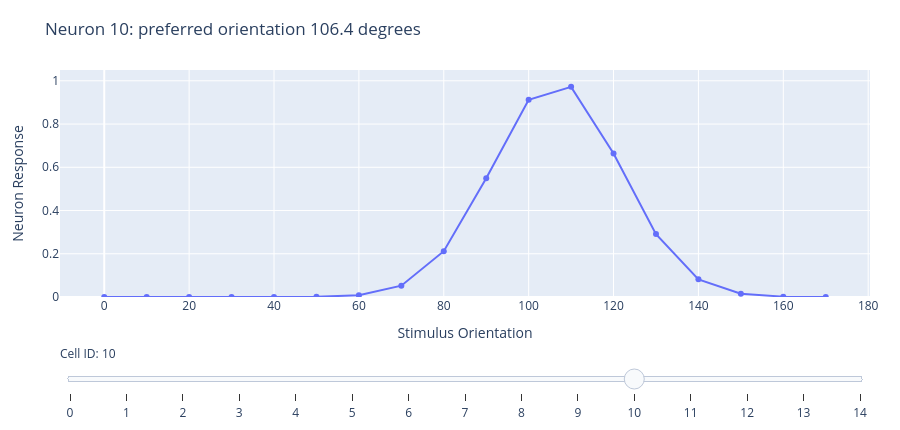

Write notebook code for a chart like this one.
### Markdown cell above
<!-- ```{figure} ../assets/tuningpop_heatmap.png
:width: 620px
:align: center
``` -->
Above is a population response heatmap. There should be 15 rows, one for each neuron, and 18 columns, one for each stimulus orientation. The color tells us how strongly each neuron responds to each orientation.

Now look at one neuron at a time. A single-cell tuning curve is a horizontal slice through the heat map above. Use the slider in the next figure to choose a different neuron. Watch how the peak of the curve shifts as you move across cells with different preferred orientations.

### Code cell
# plot the horizontal slice with a Plotly slider
single_cell_fig = go.Figure()

for cell_id in range(num_cells):
    single_cell_fig.add_trace(
        go.Scatter(
            x=ori_vals,
            y=df.iloc[cell_id].values,
            mode='lines+markers',
            name=f'Cell {cell_id}',
            visible=(cell_id == 10),
            hovertemplate='Orientation: %{x}<br>Response: %{y:.3f}<extra></extra>',
        )
    )

single_cell_steps = []
for cell_id in range(num_cells):
    single_cell_steps.append(
        dict(
            method='update',
            label=str(cell_id),
            args=[
                {'visible': [i == cell_id for i in range(num_cells)]},
                {'title': f'Neuron {cell_id}: preferred orientation {ori_pref_list[cell_id]:.1f} degrees'},
            ],
        )
    )

single_cell_fig.update_layout(
    title=f'Neuron 10: preferred orientation {ori_pref_list[10]:.1f} degrees',
    xaxis_title='Stimulus Orientation',
    yaxis_title='Neuron Response',
    yaxis=dict(range=[0, 1.05]),
    height=430,
    margin=dict(l=60, r=30, t=70, b=70),
    showlegend=False,
    sliders=[
        dict(
            active=10,
            currentvalue={'prefix': 'Cell ID: '},
            pad={'t': 45},
            steps=single_cell_steps,
        )
    ],
)

single_cell_fig

### Figure 1 — Plotly figure (JSON) as saved in the notebook; plotly's stock layout.template omitted (floating-point values rounded to 4 significant figures)
{"data": [{"hovertemplate": "Orientation: %{x}<br>Response: %{y:.3f}<extra></extra>", "mode": "lines+markers", "name": "Cell 0", "type": "scatter", "visible": false, "x": [0, 10, 20, 30, 40, 50, 60, 70, 80, 90, 100, 110, 120, 130, 140, 150, 160, 170], "y": [1.0, 0.8007, 0.4111, 0.1353, 0.02857, 0.003866, 0.0003355, 1.866e-05, 6.658e-07, 1.523e-08, 6.658e-07, 1.866e-05, 0.0003355, 0.003866, 0.02857, 0.1353, 0.4111, 0.8007]}, {"hovertemplate": "Orientation: %{x}<br>Response: %{y:.3f}<extra></extra>", "mode": "lines+markers", "name": "Cell 1", "type": "scatter", "visible": false, "x": [0, 10, 20, 30, 40, 50, 60, 70, 80, 90, 100, 110, 120, 130, 140, 150, 160, 170], "y": [0.7775, 0.9991, 0.8232, 0.4349, 0.1473, 0.03199, 0.004455, 0.0003978, 2.278e-05, 8.361e-07, 1.968e-08, 5.293e-07, 1.527e-05, 0.0002824, 0.003348, 0.02546, 0.1241, 0.3879]}, {"hovertemplate": "Orientation: %{x}<br>Response: %{y:.3f}<extra></extra>", "mode": "lines+markers", "name": "Cell 2", "type": "scatter", "visible": false, "x": [0, 10, 20, 30, 40, 50, 60, 70, 80, 90, 100, 110, 120, 130, 140, 150, 160, 170], "y": [0.3654, 0.7535, 0.9963, 0.8447, 0.4592, 0.1601, 0.03577, 0.005126, 0.0004709, 2.774e-05, 1.048e-06, 2.538e-08, 4.2e-07, 1.247e-05, 0.0002372, 0.002894, 0.02265, 0.1136]}, {"hovertemplate": "Orientation: %{x}<br>Response: %{y:.3f}<extra></extra>", "mode": "lines+markers", "name": "Cell 3", "type": "scatter", "visible": false, "x": [0, 10, 20, 30, 40, 50, 60, 70, 80, 90, 100, 110, 120, 130, 140, 150, 160, 170], "y": [0.1038, 0.3435, 0.7289, 0.9918, 0.8652, 0.484, 0.1736, 0.03992, 0.005886, 0.0005564, 3.373e-05, 1.311e-06, 3.267e-08, 3.326e-07, 1.016e-05, 0.0001989, 0.002498, 0.02011]}, {"hovertemplate": "Orientation: %{x}<br>Response: %{y:.3f}<extra></extra>", "mode": "lines+markers", "name": "Cell 4", "type": "scatter", "visible": false, "x": [0, 10, 20, 30, 40, 50, 60, 70, 80, 90, 100, 110, 120, 130, 140, 150, 160, 170], "y": [0.01782, 0.09465, 0.3223, 0.7038, 0.9854, 0.8846, 0.5092, 0.1879, 0.04446, 0.006746, 0.0006562, 4.093e-05, 1.637e-06, 4.198e-08, 2.63e-07, 8.264e-06, 0.0001665, 0.002151]}, {"hovertemplate": "Orientation: %{x}<br>Response: %{y:.3f}<extra></extra>", "mode": "lines+markers", "name": "Cell 5", "type": "scatter", "visible": false, "x": [0, 10, 20, 30, 40, 50, 60, 70, 80, 90, 100, 110, 120, 130, 140, 150, 160, 170], "y": [0.00185, 0.01577, 0.08616, 0.3019, 0.6784, 0.9773, 0.9027, 0.5347, 0.203, 0.04944, 0.007718, 0.0007725, 4.958e-05, 2.04e-06, 5.384e-08, 2.075e-07, 6.71e-06, 0.0001391]}, {"hovertemplate": "Orientation: %{x}<br>Response: %{y:.3f}<extra></extra>", "mode": "lines+markers", "name": "Cell 6", "type": "scatter", "visible": false, "x": [0, 10, 20, 30, 40, 50, 60, 70, 80, 90, 100, 110, 120, 130, 140, 150, 160, 170], "y": [0.000116, 0.001587, 0.01392, 0.07829, 0.2823, 0.6527, 0.9675, 0.9196, 0.5604, 0.219, 0.05486, 0.008813, 0.0009078, 5.995e-05, 2.539e-06, 6.893e-08, 1.635e-07, 5.439e-06]}, {"hovertemplate": "Orientation: %{x}<br>Response: %{y:.3f}<extra></extra>", "mode": "lines+markers", "name": "Cell 7", "type": "scatter", "visible": false, "x": [0, 10, 20, 30, 40, 50, 60, 70, 80, 90, 100, 110, 120, 130, 140, 150, 160, 170], "y": [4.4e-06, 9.659e-05, 0.00136, 0.01227, 0.07101, 0.2635, 0.6267, 0.956, 0.935, 0.5863, 0.2357, 0.06078, 0.01005, 0.001065, 7.236e-05, 3.153e-06, 8.808e-08, 1.285e-07]}, {"hovertemplate": "Orientation: %{x}<br>Response: %{y:.3f}<extra></extra>", "mode": "lines+markers", "name": "Cell 8", "type": "scatter", "visible": false, "x": [0, 10, 20, 30, 40, 50, 60, 70, 80, 90, 100, 110, 120, 130, 140, 150, 160, 170], "y": [1.009e-07, 3.553e-06, 8.026e-05, 0.001162, 0.0108, 0.06428, 0.2454, 0.6008, 0.9429, 0.9489, 0.6123, 0.2533, 0.0672, 0.01143, 0.001247, 8.717e-05, 3.908e-06, 1.124e-07]}, {"hovertemplate": "Orientation: %{x}<br>Response: %{y:.3f}<extra></extra>", "mode": "lines+markers", "name": "Cell 9", "type": "scatter", "visible": false, "x": [0, 10, 20, 30, 40, 50, 60, 70, 80, 90, 100, 110, 120, 130, 140, 150, 160, 170], "y": [1.43e-07, 7.901e-08, 2.864e-06, 6.657e-05, 0.0009921, 0.009481, 0.05809, 0.2282, 0.5748, 0.9283, 0.9613, 0.6383, 0.2717, 0.07417, 0.01298, 0.001457, 0.0001048, 4.836e-06]}, {"hovertemplate": "Orientation: %{x}<br>Response: %{y:.3f}<extra></extra>", "mode": "lines+markers", "name": "Cell 10", "type": "scatter", "visible": true, "x": [0, 10, 20, 30, 40, 50, 60, 70, 80, 90, 100, 110, 120, 130, 140, 150, 160, 170], "y": [5.973e-06, 1.818e-07, 6.177e-08, 2.304e-06, 5.511e-05, 0.0008452, 0.00831, 0.05239, 0.2118, 0.5489, 0.9123, 0.9721, 0.6641, 0.2909, 0.08171, 0.01472, 0.001699, 0.0001258]}, {"hovertemplate": "Orientation: %{x}<br>Response: %{y:.3f}<extra></extra>", "mode": "lines+markers", "name": "Cell 11", "type": "scatter", "visible": false, "x": [0, 10, 20, 30, 40, 50, 60, 70, 80, 90, 100, 110, 120, 130, 140, 150, 160, 170], "y": [0.0001507, 7.363e-06, 2.306e-07, 4.821e-08, 1.851e-06, 4.554e-05, 0.0007187, 0.007271, 0.04717, 0.1962, 0.5233, 0.8948, 0.9811, 0.6897, 0.3109, 0.08986, 0.01665, 0.001979]}, {"hovertemplate": "Orientation: %{x}<br>Response: %{y:.3f}<extra></extra>", "mode": "lines+markers", "name": "Cell 12", "type": "scatter", "visible": false, "x": [0, 10, 20, 30, 40, 50, 60, 70, 80, 90, 100, 110, 120, 130, 140, 150, 160, 170], "y": [0.002299, 0.0001803, 9.06e-06, 2.92e-07, 3.756e-08, 1.483e-06, 3.757e-05, 0.00061, 0.00635, 0.04239, 0.1814, 0.4979, 0.8761, 0.9885, 0.715, 0.3317, 0.09863, 0.01881]}, {"hovertemplate": "Orientation: %{x}<br>Response: %{y:.3f}<extra></extra>", "mode": "lines+markers", "name": "Cell 13", "type": "scatter", "visible": false, "x": [0, 10, 20, 30, 40, 50, 60, 70, 80, 90, 100, 110, 120, 130, 140, 150, 160, 170], "y": [0.0212, 0.002667, 0.0002152, 1.113e-05, 3.69e-07, 2.921e-08, 1.187e-06, 3.093e-05, 0.0005168, 0.005536, 0.03803, 0.1675, 0.4729, 0.8562, 0.994, 0.7399, 0.3531, 0.1081]}, {"hovertemplate": "Orientation: %{x}<br>Response: %{y:.3f}<extra></extra>", "mode": "lines+markers", "name": "Cell 14", "type": "scatter", "visible": false, "x": [0, 10, 20, 30, 40, 50, 60, 70, 80, 90, 100, 110, 120, 130, 140, 150, 160, 170], "y": [0.1182, 0.02386, 0.003089, 0.0002564, 1.364e-05, 4.656e-07, 2.267e-08, 9.48e-07, 2.542e-05, 0.000437, 0.004817, 0.03405, 0.1543, 0.4483, 0.8353, 0.9978, 0.7642, 0.3753]}], "layout": {"height": 430, "margin": {"b": 70, "l": 60, "r": 30, "t": 70}, "showlegend": false, "sliders": [{"active": 10, "currentvalue": {"prefix": "Cell ID: "}, "pad": {"t": 45}, "steps": [{"args": [{"visible": [true, false, false, false, false, false, false, false, false, false, false, false, false, false, false]}, {"title": "Neuron 0: preferred orientation 0.0 degrees"}], "label": "0", "method": "update"}, {"args": [{"visible": [false, true, false, false, false, false, false, false, false, false, false, false, false, false, false]}, {"title": "Neuron 1: preferred orientation 10.6 degrees"}], "label": "1", "method": "update"}, {"args": [{"visible": [false, false, true, false, false, false, false, false, false, false, false, false, false, false, false]}, {"title": "Neuron 2: preferred orientation 21.3 degrees"}], "label": "2", "method": "update"}, {"args": [{"visible": [false, false, false, true, false, false, false, false, false, false, false, false, false, false, false]}, {"title": "Neuron 3: preferred orientation 31.9 degrees"}], "label": "3", "method": "update"}, {"args": [{"visible": [false, false, false, false, true, false, false, false, false, false, false, false, false, false, false]}, {"title": "Neuron 4: preferred orientation 42.6 degrees"}], "label": "4", "method": "update"}, {"args": [{"visible": [false, false, false, false, false, true, false, false, false, false, false, false, false, false, false]}, {"title": "Neuron 5: preferred orientation 53.2 degrees"}], "label": "5", "method": "update"}, {"args": [{"visible": [false, false, false, false, false, false, true, false, false, false, false, false, false, false, false]}, {"title": "Neuron 6: preferred orientation 63.9 degrees"}], "label": "6", "method": "update"}, {"args": [{"visible": [false, false, false, false, false, false, false, true, false, false, false, false, false, false, false]}, {"title": "Neuron 7: preferred orientation 74.5 degrees"}], "label": "7", "method": "update"}, {"args": [{"visible": [false, false, false, false, false, false, false, false, true, false, false, false, false, false, false]}, {"title": "Neuron 8: preferred orientation 85.1 degrees"}], "label": "8", "method": "update"}, {"args": [{"visible": [false, false, false, false, false, false, false, false, false, true, false, false, false, false, false]}, {"title": "Neuron 9: preferred orientation 95.8 degrees"}], "label": "9", "method": "update"}, {"args": [{"visible": [false, false, false, false, false, false, false, false, false, false, true, false, false, false, false]}, {"title": "Neuron 10: preferred orientation 106.4 degrees"}], "label": "10", "method": "update"}, {"args": [{"visible": [false, false, false, false, false, false, false, false, false, false, false, true, false, false, false]}, {"title": "Neuron 11: preferred orientation 117.1 degrees"}], "label": "11", "method": "update"}, {"args": [{"visible": [false, false, false, false, false, false, false, false, false, false, false, false, true, false, false]}, {"title": "Neuron 12: preferred orientation 127.7 degrees"}], "label": "12", "method": "update"}, {"args": [{"visible": [false, false, false, false, false, false, false, false, false, false, false, false, false, true, false]}, {"title": "Neuron 13: preferred orientation 138.4 degrees"}], "label": "13", "method": "update"}, {"args": [{"visible": [false, false, false, false, false, false, false, false, false, false, false, false, false, false, true]}, {"title": "Neuron 14: preferred orientation 149.0 degrees"}], "label": "14", "method": "update"}]}], "title": {"text": "Neuron 10: preferred orientation 106.4 degrees"}, "xaxis": {"title": {"text": "Stimulus Orientation"}}, "yaxis": {"range": [0, 1.05], "title": {"text": "Neuron Response"}}}}
